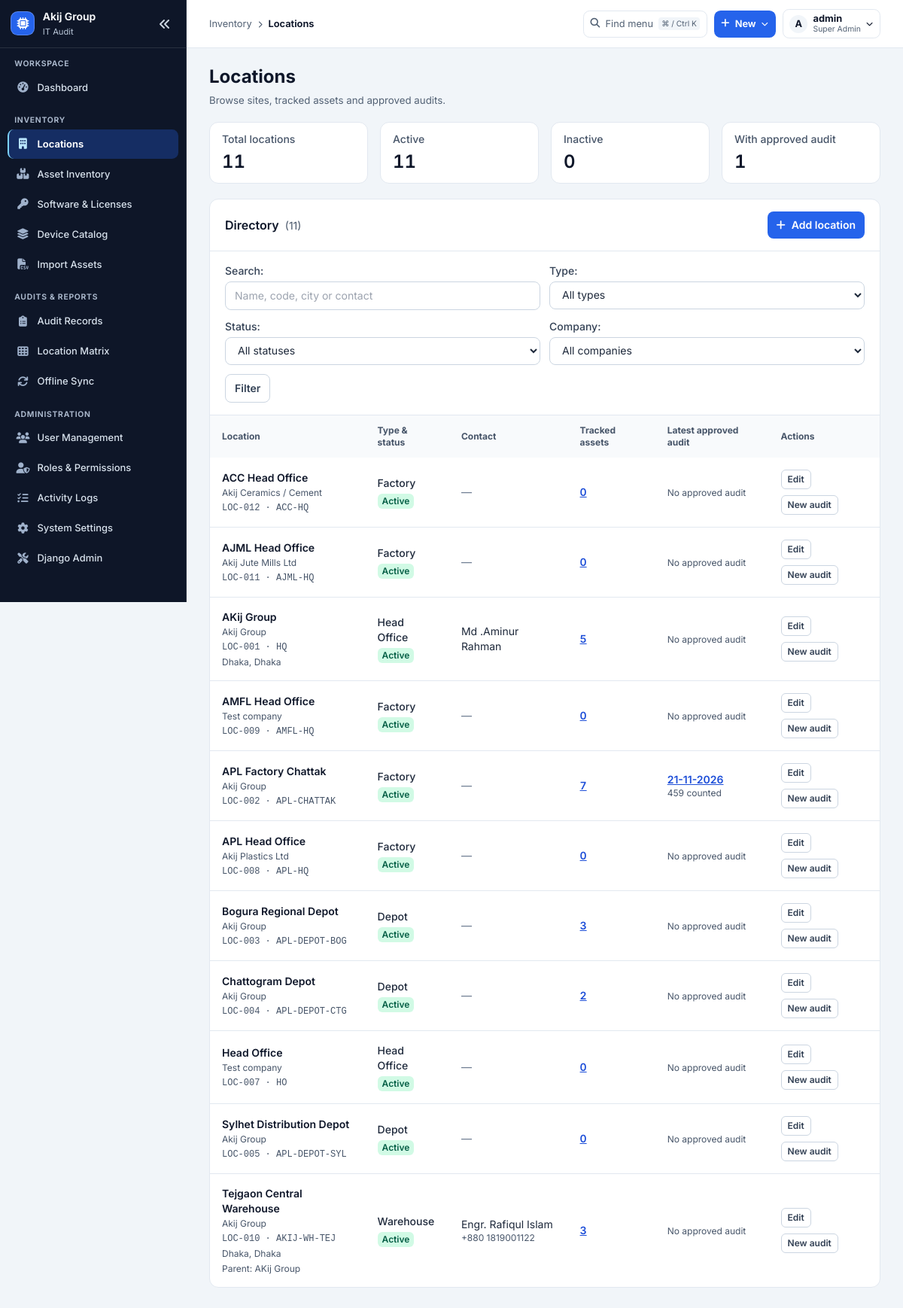
/locations/ (signed in), run on the app's committed database.
### apps/locations/models.py (models this page shows, shortened)
class Location(TimeStampedModel):
    LOCATION_TYPES = (
        ('HEAD_OFFICE', 'Head Office'),
        ('FACTORY', 'Factory'),
        ('WAREHOUSE', 'Warehouse'),
        ('DEPOT', 'Depot'),
        ('BRANCH', 'Branch'),
    )
    DIVISION_CHOICES = (
        ('Dhaka', 'Dhaka'),
        ('Chattogram', 'Chattogram'),
        ('Sylhet', 'Sylhet'),
        ('Rajshahi', 'Rajshahi'),
        ('Khulna', 'Khulna'),
        ('Barishal', 'Barishal'),
        ('Rangpur', 'Rangpur'),
        ('Mymensingh', 'Mymensingh'),
    )
    company = models.ForeignKey(Company, on_delete=models.CASCADE, related_name='locations')
    location_id = models.CharField(max_length=30, unique=True, null=True, blank=True, verbose_name="Location ID", db_index=True)
    name = models.CharField(max_length=150, verbose_name="Location Name")
    code = models.CharField(max_length=50, unique=True, verbose_name="Location Code")
    location_type = models.CharField(max_length=20, choices=LOCATION_TYPES, default='FACTORY', verbose_name="Location Type")
    address = models.TextField(blank=True, null=True, verbose_name="Address")
    city = models.CharField(max_length=100, blank=True, null=True, verbose_name="City")
    division = models.CharField(max_length=50, choices=DIVISION_CHOICES, blank=True, null=True, verbose_name="Division")
    parent_location = models.ForeignKey('self', on_delete=models.SET_NULL, null=True, blank=True, related_name='sub_locations', verbose_name="Parent Location")
    contact_person = models.CharField(max_length=120, blank=True, null=True, verbose_name="Contact Person")
    contact_number = models.CharField(max_length=50, blank=True, null=True, verbose_name="Contact Number")
    description = models.TextField(blank=True, null=True, verbose_name="Description")
    class Meta:
        ordering = ['location_type', 'name']
    @property
    def in_charge_name(self):
        return self.contact_person or ""
    @property
    def in_charge_phone(self):
        return self.contact_number or ""

class Company(TimeStampedModel):
    name = models.CharField(max_length=150, default="Akij Group")
    short_code = models.CharField(max_length=20, default="AKIJ", unique=True)
    description = models.TextField(blank=True, null=True)
    class Meta:
        verbose_name_plural = "Companies"
        ordering = ['name']
    def __str__(self):
        return f"{self.name} ({self.short_code})"

### apps/locations/views.py (the view)
# urls.py: path('locations/', location_list_view, name='location_list'),
@roles_required(*DASHBOARD_ROUTES)
@require_safe
def location_list_view(request):
    visible = visible_locations(request.user)
    approved = AuditSession.objects.filter(location_id=OuterRef('pk'), status='APPROVED')
    summary = visible.aggregate(
        total=Count('pk'),
        active=Count('pk', filter=Q(is_active=True)),
        audited=Count('pk', filter=Exists(approved)),
    )
    filters = LocationFilters(request.GET)
    filters.fields['company'].queryset = Company.objects.filter(pk__in=visible.values('company_id')).order_by('name')
    locations = visible
    if filters.is_valid():
        search, loc_type, status, company = (filters.cleaned_data[name] for name in ('q', 'type', 'status', 'company'))
        if search:
            locations = locations.filter(
                Q(name__icontains=search) | Q(code__icontains=search) | Q(location_id__icontains=search) |
                Q(city__icontains=search) | Q(division__icontains=search) | Q(contact_person__icontains=search)
            )
        if loc_type:
            locations = locations.filter(location_type=loc_type)
        if status:
            locations = locations.filter(is_active=status == 'active')
        if company:
            locations = locations.filter(company=company)
    else:
        locations = locations.none()
    latest = approved.order_by('-audit_date', '-pk')
    page = Paginator(locations.select_related('company', 'parent_location').annotate(
        tracked_assets=Count('assets'),
        latest_audit_id=Subquery(latest.values('pk')[:1]),
        latest_audit_date=Subquery(latest.values('audit_date')[:1]),
        audited_quantity=Subquery(latest.annotate(quantity=Sum('items__total_qty', default=0)).values('quantity')[:1]),
    ).order_by('name', 'pk'), 25).get_page(request.GET.get('page'))
    return render(request, 'locations/location_list.html', {
        'page_obj': page,
        'filters': filters,
        'has_filters': any(filters[name].value() for name in filters.fields),
        'summary': summary,
        'inactive_count': summary['total'] - summary['active'],
    })

### templates/locations/location_list.html (shortened to what this page needs)
{% extends 'base.html' %}
{% block header_title %}Locations{% endblock %}
{% block header_subtitle %}Browse sites, tracked assets and approved audits.{% endblock %}
{% block content %}
<div class="space-y-5">
    <dl aria-label="Location summary" class="grid grid-cols-2 lg:grid-cols-4 gap-3 sm:gap-4">
        <div class="rounded-xl border border-slate-200 bg-white px-4 py-3">
            <dt class="text-sm font-medium text-slate-600">Total locations</dt>
            <dd class="mt-1 text-2xl font-semibold tabular-nums text-slate-900">{{ summary.total }}</dd>
        </div>
        <div class="rounded-xl border border-slate-200 bg-white px-4 py-3">
            <dt class="text-sm font-medium text-slate-600">Active</dt>
            <dd class="mt-1 text-2xl font-semibold tabular-nums text-slate-900">{{ summary.active }}</dd>
        </div>
        <div class="rounded-xl border border-slate-200 bg-white px-4 py-3">
            <dt class="text-sm font-medium text-slate-600">Inactive</dt>
            <dd class="mt-1 text-2xl font-semibold tabular-nums text-slate-900">{{ inactive_count }}</dd>
        </div>
        <div class="rounded-xl border border-slate-200 bg-white px-4 py-3">
            <dt class="text-sm font-medium text-slate-600">With approved audit</dt>
            <dd class="mt-1 text-2xl font-semibold tabular-nums text-slate-900">{{ summary.audited }}</dd>
        </div>
    </dl>
    <section class="overflow-hidden rounded-xl border border-slate-200 bg-white" aria-label="Location directory">
        <div class="flex flex-wrap items-center justify-between gap-3 px-4 py-4 sm:px-5">
            <h2 class="text-base font-semibold text-slate-900">Directory <span class="ml-1 text-sm font-normal text-slate-600">({{ page_obj.paginator.count }})</span></h2>
            {% if can_administrate %}
            <a href="{% url 'location_create' %}" class="inline-flex items-center gap-2 rounded-lg bg-blue-600 px-3 py-2 text-sm font-semibold text-white hover:bg-blue-700"><i class="fa-solid fa-plus" aria-hidden="true"></i>Add location</a>
            {% endif %}
        </div>
        <form method="get" action="{% url 'location_list' %}" class="border-t border-slate-200 px-4 py-4 sm:px-5">
            <div class="grid gap-3 sm:grid-cols-2 xl:grid-cols-[minmax(12rem,1.7fr)_repeat(3,minmax(8rem,1fr))_auto] xl:items-end">
                {% for field in filters %}
                <div class="min-w-0 space-y-1 text-sm [&_label]:block [&_label]:font-medium [&_label]:text-slate-700 [&_input]:w-full [&_select]:w-full [&_input]:rounded-lg [&_select]:rounded-lg [&_input]:border [&_select]:border [&_input]:border-slate-300 [&_select]:border-slate-300 [&_input]:bg-white [&_select]:bg-white [&_input]:px-3 [&_select]:px-3 [&_input]:py-2 [&_select]:py-2 [&_.errorlist]:text-red-700">
                    {{ field.label_tag }}{{ field }}{{ field.errors }}
                </div>
                {% endfor %}
                <div class="flex items-center gap-2 text-sm">
                    <button type="submit" class="rounded-lg border border-slate-300 px-3 py-2 font-semibold text-slate-700 hover:bg-slate-100">Filter</button>
                </div>
            </div>
        </form>
        {% if page_obj.object_list %}
        <div class="overflow-x-auto border-t border-slate-200">
            <table class="w-full text-left text-sm" role="table">
                <thead class="sr-only lg:not-sr-only lg:table-header-group bg-slate-50 text-xs font-semibold text-slate-600">
                    <tr role="row">
                        <th scope="col" class="px-4 py-3">Location</th>
                        <th scope="col" class="px-4 py-3">Type &amp; status</th>
                        <th scope="col" class="px-4 py-3">Contact</th>
                        <th scope="col" class="px-4 py-3">Tracked assets</th>
                        <th scope="col" class="px-4 py-3">Latest approved audit</th>
                        <th scope="col" class="px-4 py-3">Actions</th>
                    </tr>
                </thead>
                <tbody class="block divide-y divide-slate-200 lg:table-row-group" role="rowgroup">
                    {% for loc in page_obj %}
                    <tr class="grid grid-cols-2 gap-x-4 gap-y-3 px-4 py-4 sm:grid-cols-3 lg:table-row lg:p-0" role="row">
                        <td class="col-span-2 min-w-0 sm:col-span-1 lg:px-4 lg:py-4" role="cell">
                            <p class="font-semibold text-slate-900">{{ loc.name }}</p>
                            <p class="mt-0.5 text-xs text-slate-600">{{ loc.company.name }}</p>
                            <p class="mt-1 break-words font-mono text-xs text-slate-600">{{ loc.location_id|default:loc.code }}{% if loc.location_id %} · {{ loc.code }}{% endif %}</p>
                            {% if loc.city or loc.division %}<p class="mt-1 text-xs text-slate-600">{{ loc.city }}{% if loc.city and loc.division %}, {% endif %}{{ loc.division }}</p>{% endif %}
                            {% if can_administrate and loc.parent_location %}<p class="mt-1 text-xs text-slate-600">Parent: {{ loc.parent_location.name }}</p>{% endif %}
                        </td>
                        <td class="lg:px-4 lg:py-4" role="cell">
                            <p class="font-medium text-slate-800">{{ loc.get_location_type_display }}</p>
                            {% if loc.is_active %}
                            <span class="mt-1 inline-block rounded-md bg-emerald-100 px-1.5 py-0.5 text-xs font-semibold text-emerald-800">Active</span>
                            {% else %}
                            <span class="mt-1 inline-block rounded-md bg-slate-100 px-1.5 py-0.5 text-xs font-semibold text-slate-700">Inactive</span>
                            {% endif %}
                        </td>
                        <td class="lg:px-4 lg:py-4" role="cell">
                            {% if loc.contact_person or loc.contact_number %}
                            {% if loc.contact_person %}<p>{{ loc.contact_person }}</p>{% endif %}
                            {% if loc.contact_number %}<p class="text-xs text-slate-600">{{ loc.contact_number }}</p>{% endif %}
                            {% else %}<span class="text-slate-500">—</span>{% endif %}
                        </td>
                        <td class="lg:px-4 lg:py-4" role="cell">
                            <a href="{% url 'asset_list' %}?location={{ loc.pk }}" aria-label="View {{ loc.tracked_assets }} tracked assets at {{ loc.name }}" class="font-semibold tabular-nums text-blue-700 underline">{{ loc.tracked_assets }}</a>
                        </td>
                        <td class="lg:px-4 lg:py-4" role="cell">
                            {% if loc.latest_audit_id %}
                            <a href="{% url 'audit_detail' loc.latest_audit_id %}" class="text-sm font-semibold text-blue-700 underline">{{ loc.latest_audit_date|date:portal.date_format }}</a>
                            <p class="text-xs text-slate-600">{{ loc.audited_quantity }} counted</p>
                            {% else %}
                            <span class="text-xs text-slate-600">No approved audit</span>
                            {% endif %}
                        </td>
                        <td class="col-span-2 sm:col-span-1 lg:px-4 lg:py-4" role="cell">
                            <div class="flex flex-wrap items-center gap-2">
                                {% if can_administrate %}<a href="{% url 'location_edit' loc.pk %}" aria-label="Edit {{ loc.name }}" class="rounded-md border border-slate-300 px-2 py-1 text-xs font-semibold text-slate-700 hover:bg-slate-100">Edit</a>{% endif %}
                                {% if loc.is_active %}<a href="{% url 'audit_create' %}?location={{ loc.pk }}" aria-label="Start an audit for {{ loc.name }}" class="rounded-md border border-slate-300 px-2 py-1 text-xs font-semibold text-slate-700 hover:bg-slate-100">New audit</a>{% elif not can_administrate %}<span class="text-slate-500">—</span>{% endif %}
                            </div>
                        </td>
                    </tr>
                    {% endfor %}
                </tbody>
            </table>
        </div>
        {% endif %}
    </section>
</div>
{% endblock %}

### templates/navigation/actions.html (shortened to what this page needs)
<div class="portal-toolbar-actions">
    {% if nav_sections %}
    <button type="button" class="portal-quick-button" data-open-command aria-label="Find in navigation" aria-keyshortcuts="Control+k Meta+k">
        <i class="fa-solid fa-magnifying-glass" aria-hidden="true"></i>
        <span>Find menu</span><kbd>⌘ / Ctrl K</kbd>
    </button>
    <details class="portal-popover">
        <summary class="portal-create-button"><i class="fa-solid fa-plus" aria-hidden="true"></i><span>New</span><i class="fa-solid fa-chevron-down portal-chevron" aria-hidden="true"></i></summary>
    </details>
    {% endif %}
    {% if request.user.is_authenticated %}
    <details class="portal-popover">
        <summary class="portal-account-button" aria-label="Account menu">
            <span class="portal-avatar" aria-hidden="true">{{ request.user.username|slice:':1'|upper }}</span>
            <span class="portal-account-label"><strong>{{ request.user.get_short_name|default:request.user.username }}</strong><small>{{ administration_role|default:'User' }}</small></span>
            <i class="fa-solid fa-chevron-down portal-chevron" aria-hidden="true"></i>
        </summary>
    </details>
    {% endif %}
</div>

### data on the page
Location: name "ACC Head Office", company.name "Akij Ceramics / Cement", location_id "LOC-012", code "ACC-HQ", location_type "Factory", is_active "Active", tracked_assets "0", shows "No approved audit"
Location: name "AJML Head Office", company.name "Akij Jute Mills Ltd", location_id "LOC-011", code "AJML-HQ", location_type "Factory", is_active "Active", tracked_assets "0", shows "No approved audit"
Location: name "AKij Group", company.name "Akij Group", location_id "LOC-001", code "HQ", city "Dhaka", division "Dhaka", location_type "Head Office", is_active "Active", contact_person "Md .Aminur Rahman", tracked_assets "5", shows "No approved audit"
Location: name "AMFL Head Office", company.name "Test company", location_id "LOC-009", code "AMFL-HQ", location_type "Factory", is_active "Active", tracked_assets "0", shows "No approved audit"
Location: name "APL Factory Chattak", company.name "Akij Group", location_id "LOC-002", code "APL-CHATTAK", location_type "Factory", is_active "Active", tracked_assets "7", latest_audit_date "21-11-2026", audited_quantity "459"
Location: name "APL Head Office", company.name "Akij Plastics Ltd", location_id "LOC-008", code "APL-HQ", location_type "Factory", is_active "Active", tracked_assets "0", shows "No approved audit"
Location: name "Bogura Regional Depot", company.name "Akij Group", location_id "LOC-003", code "APL-DEPOT-BOG", location_type "Depot", is_active "Active", tracked_assets "3", shows "No approved audit"
Location: name "Chattogram Depot", company.name "Akij Group", location_id "LOC-004", code "APL-DEPOT-CTG", location_type "Depot", is_active "Active", tracked_assets "2", shows "No approved audit"
Location: name "Head Office", company.name "Test company", location_id "LOC-007", code "HO", location_type "Head Office", is_active "Active", tracked_assets "0", shows "No approved audit"
Location: name "Sylhet Distribution Depot", company.name "Akij Group", location_id "LOC-005", code "APL-DEPOT-SYL", location_type "Depot", is_active "Active", tracked_assets "0", shows "No approved audit"
Location: name "Tejgaon Central Warehouse", company.name "Akij Group", location_id "LOC-010", code "AKIJ-WH-TEJ", city "Dhaka", division "Dhaka", parent_location.name "AKij Group", location_type "Warehouse", is_active "Active", contact_person "Engr. Rafiqul Islam", contact_number "+880 1819001122", tracked_assets "3", shows "No approved audit"

### other printed values
{{ portal.group_name|default:portal.organization_name }} "Akij Group"
{{ portal.application_short_name }} "IT Audit"
{{ group.label }} "WORKSPACE" "INVENTORY" "AUDITS & REPORTS" "ADMINISTRATION"
{{ link.label }} "Dashboard" "Locations" "Asset Inventory" "Software & Licenses" "Device Catalog" "Import Assets" "Audit Records" "Location Matrix" "Offline Sync" "User Management" "Roles & Permissions" "Activity Logs" "System Settings" "Django Admin"
{{ nav_current.group }} "Inventory"
{{ nav_current.label }} "Locations"
{{ request.user.username|slice:':1'|upper }} "A"
{{ request.user.get_short_name|default:request.user.username }} "admin"
{{ administration_role|default:'User' }} "Super Admin"
{{ summary.total }} "11"
{{ summary.active }} "11"
{{ inactive_count }} "0"
{{ summary.audited }} "1"
{{ page_obj.paginator.count }} "11"
{{ field.label_tag }} "Search:" "Type:" "Status:" "Company:"
